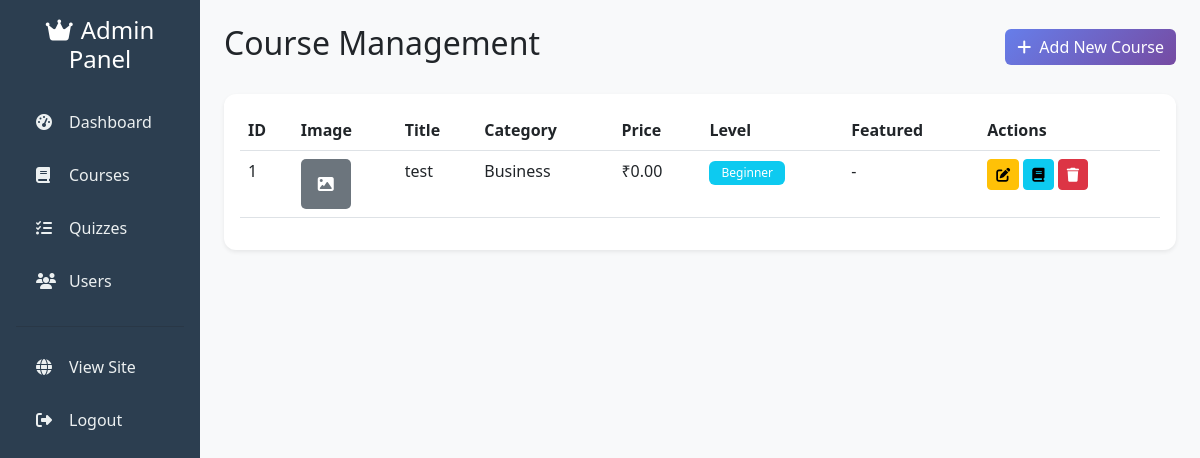
The page /admin/courses.php (signed in) on the database its author committed.
### tables this page shows
CREATE TABLE `courses` (
  `id` int(11) NOT NULL,
  `category_id` int(11) NOT NULL,
  `title` varchar(200) NOT NULL,
  `slug` varchar(200) NOT NULL,
  `description` text DEFAULT NULL,
  `image_url` varchar(500) DEFAULT NULL,
  `price` decimal(10,2) DEFAULT 0.00,
  `level` enum('beginner','intermediate','advanced') DEFAULT 'beginner',
  `is_featured` tinyint(1) DEFAULT 0,
  `created_at` timestamp NOT NULL DEFAULT current_timestamp()
);

CREATE TABLE `categories` (
  `id` int(11) NOT NULL,
  `name` varchar(100) NOT NULL,
  `slug` varchar(100) NOT NULL,
  `description` text DEFAULT NULL,
  `icon` varchar(50) DEFAULT NULL,
  `created_at` timestamp NOT NULL DEFAULT current_timestamp()
);

### config/functions.php (called while the page is built, shortened)
<?php
function sanitize($input) {
    return htmlspecialchars(trim($input), ENT_QUOTES, 'UTF-8');
}
?>

### admin/courses.php (the view, shortened to what this page needs)
<?php
require_once '../config/database.php';
require_once '../config/functions.php';
require_once '../includes/admin_header.php';
$courses = $pdo->query("SELECT c.*, cat.name as category_name FROM courses c JOIN categories cat ON c.category_id = cat.id ORDER BY c.created_at DESC")->fetchAll();
?>
<div class="d-flex justify-content-between align-items-center mb-4">
    <h2>Course Management</h2>
    <button class="btn btn-primary" data-bs-toggle="modal" data-bs-target="#courseModal" onclick="resetCourseForm()">
        <i class="fas fa-plus me-2"></i>Add New Course
    </button>
</div>
<div class="card shadow-sm">
    <div class="card-body">
        <?php if (count($courses) > 0): ?>
            <div class="table-responsive">
                <table class="table table-hover">
                    <thead>
                        <tr>
                            <th>ID</th>
                            <th>Image</th>
                            <th>Title</th>
                            <th>Category</th>
                            <th>Price</th>
                            <th>Level</th>
                            <th>Featured</th>
                            <th>Actions</th>
                        </tr>
                    </thead>
                    <tbody>
                        <?php foreach ($courses as $c): ?>
                        <tr>
                            <td><?php echo $c['id']; ?></td>
                            <td>
                                <?php if ($c['image_url']): ?>
                                    <img src="<?php echo $c['image_url']; ?>" width="50" height="50" style="object-fit: cover; border-radius: 5px;">
                                <?php else: ?>
                                    <div class="bg-secondary text-white d-flex align-items-center justify-content-center" style="width: 50px; height: 50px; border-radius: 5px;">
                                        <i class="fas fa-image"></i>
                                    </div>
                                <?php endif; ?>
                             </td>
                            <td><?php echo sanitize($c['title']); ?></td>
                            <td><?php echo sanitize($c['category_name']); ?></td>
                            <td>₹<?php echo number_format($c['price'], 2); ?></td>
                            <td><span class="badge bg-info"><?php echo ucfirst($c['level']); ?></span></td>
                            <td><?php echo $c['is_featured'] ? '<i class="fas fa-star text-warning"></i>' : '-'; ?></td>
                            <td>
                                <button class="btn btn-sm btn-warning" onclick="editCourse(<?php echo htmlspecialchars(json_encode($c)); ?>)">
                                    <i class="fas fa-edit"></i>
                                </button>
                                <a href="lessons.php?course_id=<?php echo $c['id']; ?>" class="btn btn-sm btn-info">
                                    <i class="fas fa-book"></i>
                                </a>
                                <a href="courses.php?action=delete&id=<?php echo $c['id']; ?>" class="btn btn-sm btn-danger" onclick="return confirm('Delete this course?')">
                                    <i class="fas fa-trash"></i>
                                </a>
                            </td>
                        </tr>
                        <?php endforeach; ?>
                    </tbody>
                </table>
            </div>
        <?php endif; ?>
    </div>
</div>
<?php include '../includes/admin_footer.php'; ?>

### assets/css/style.css (style rules this page uses)
* { margin: 0; padding: 0; box-sizing: border-box; }
body { font-family: 'Segoe UI', Tahoma, Geneva, Verdana, sans-serif; background-color: #f8f9fa; min-height: 100vh; display: flex; flex-direction: column; }
.card { border: none; border-radius: 12px; box-shadow: 0 2px 10px rgba(0,0,0,0.08); transition: transform 0.3s ease, box-shadow 0.3s ease; }
.badge { padding: 6px 12px; font-weight: 500; }
.btn-primary { background: linear-gradient(135deg, #667eea 0%, #764ba2 100%); border: none; transition: transform 0.2s ease; }

### rows shown on the page
courses: id "1", title "test", category.name "Business", price "0.00", level "Beginner"
